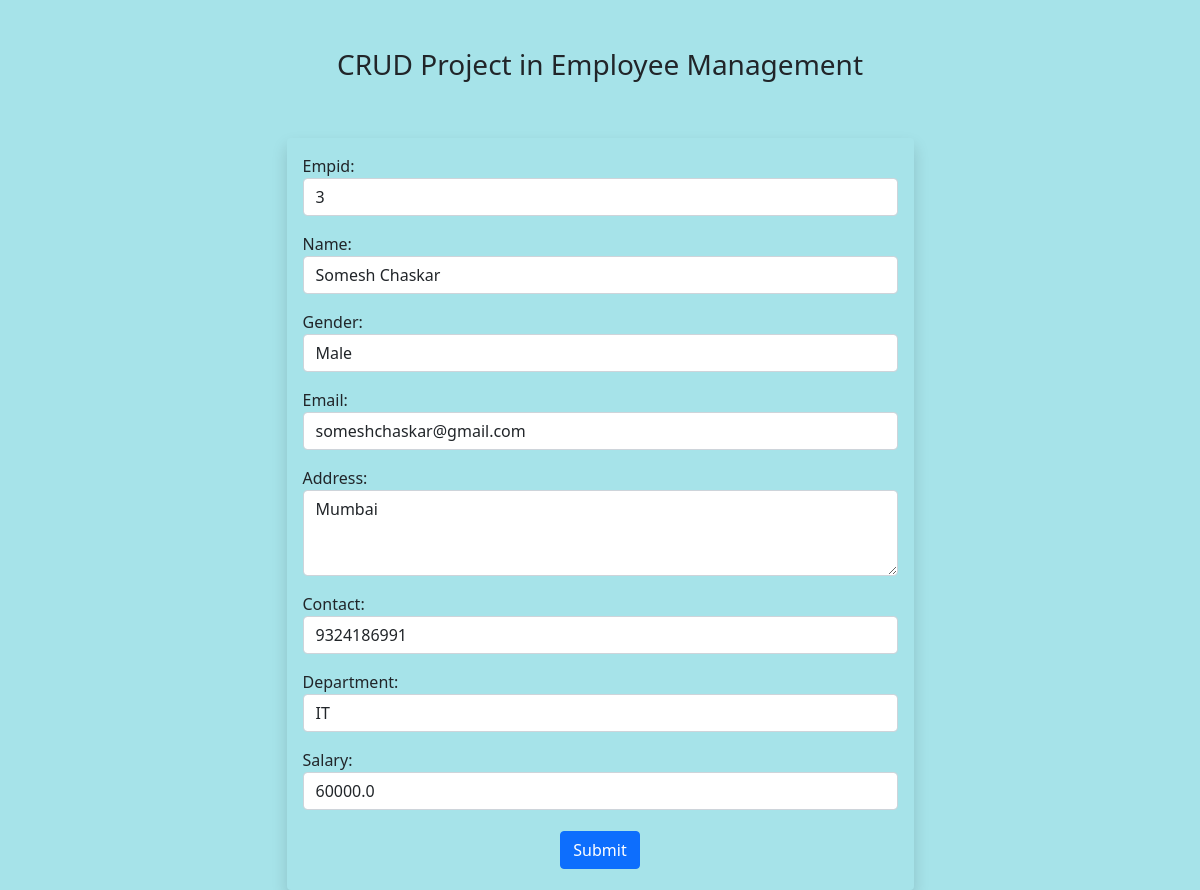
The app's page /update-employee/11/ with its own data.
### emp/models.py (models this page shows)
class Employee(models.Model):
    GENDER_CHOICES = [
        ('M', 'Male'),
        ('F', 'Female'),
]
    Empid = models.IntegerField()
    Name = models.CharField(max_length=60)
    Gender = models.CharField(max_length=1, choices=GENDER_CHOICES)
    Email = models.CharField(max_length=75)
    Address = models.CharField(max_length=150)
    Contact = models.IntegerField()
    Department = models.CharField(max_length=80)
    Salary = models.CharField(max_length=10)

### emp/views.py (the view, shortened to what this page needs)
# urls.py: path('update-employee/<int:id>/', Update_Employee.as_view(), name='update-employee'),
class Update_Employee(View):
    def get(self, request,id):
        emps = Employee.objects.get(id=id)
        fm = AddEmployeeForm(instance=emps)
        return render(request, 'emp/update-employee.html', {'form':fm})

### emp/templates/emp/update-employee.html (shortened to what this page needs)
{% extends "emp/base.html" %}
{% block main-content %}
<section class="container">
    <div class="row justify-content-around text-center mt-5">
        <div class="col-sm-7">
            <h3>CRUD Project in Employee Management</h3>
        </div>
        <div class="row justify-content-around mt-5">
            <div class="col-sm-7">
                <form action="" method="POST" class="bg-black p-3 rounded shadow">
                    {{ form.as_p }}
                    <input type="submit" value="Submit" class="btn btn-primary">
                </form>
        </div>
    </div>
{% endblock main-content %}

### emp/static/css/base.css (style rules this page uses)
body { background-color: #A6E3E9; }
.btn { margin: 5px; }
label { text-align: left; display: block; }

### records on screen
Employee: Empid "3", Name "Somesh Chaskar", Gender "Male", Email "someshchaskar@gmail.com", Address "Mumbai", Contact "9324186991", Department "IT", Salary "60000.0"
